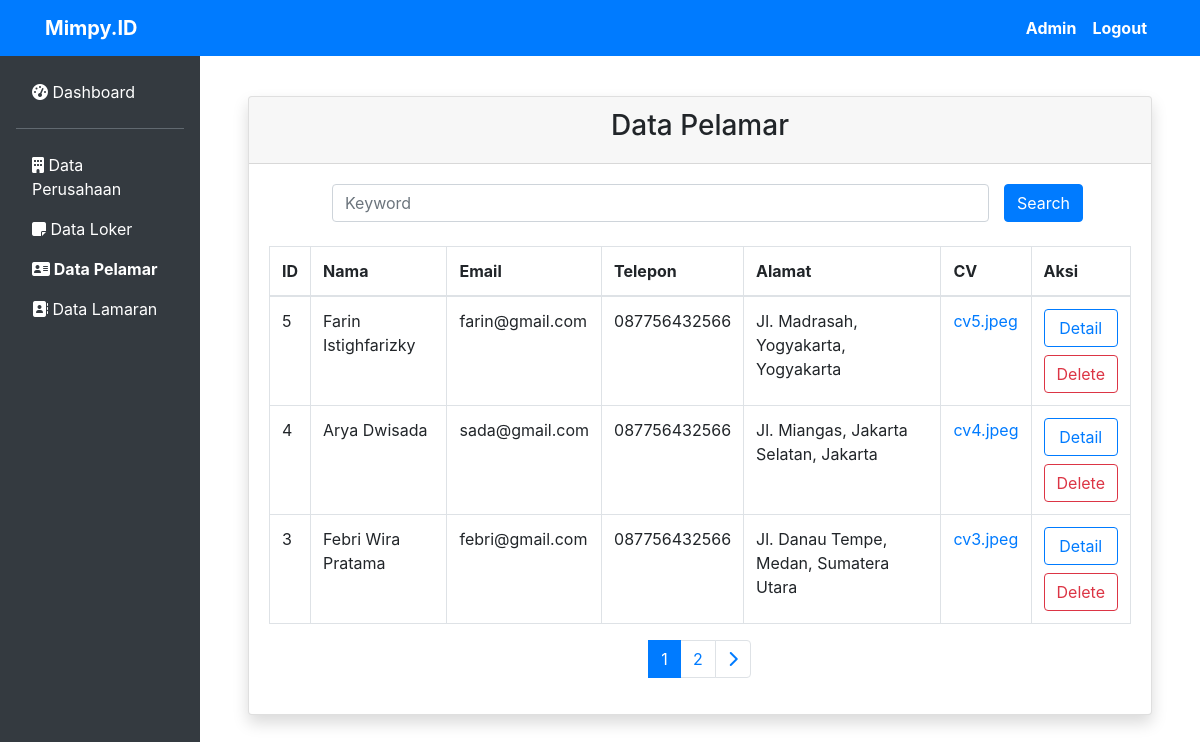
/data-pelamar.php (signed in), run on an earlier commit of the app's database.
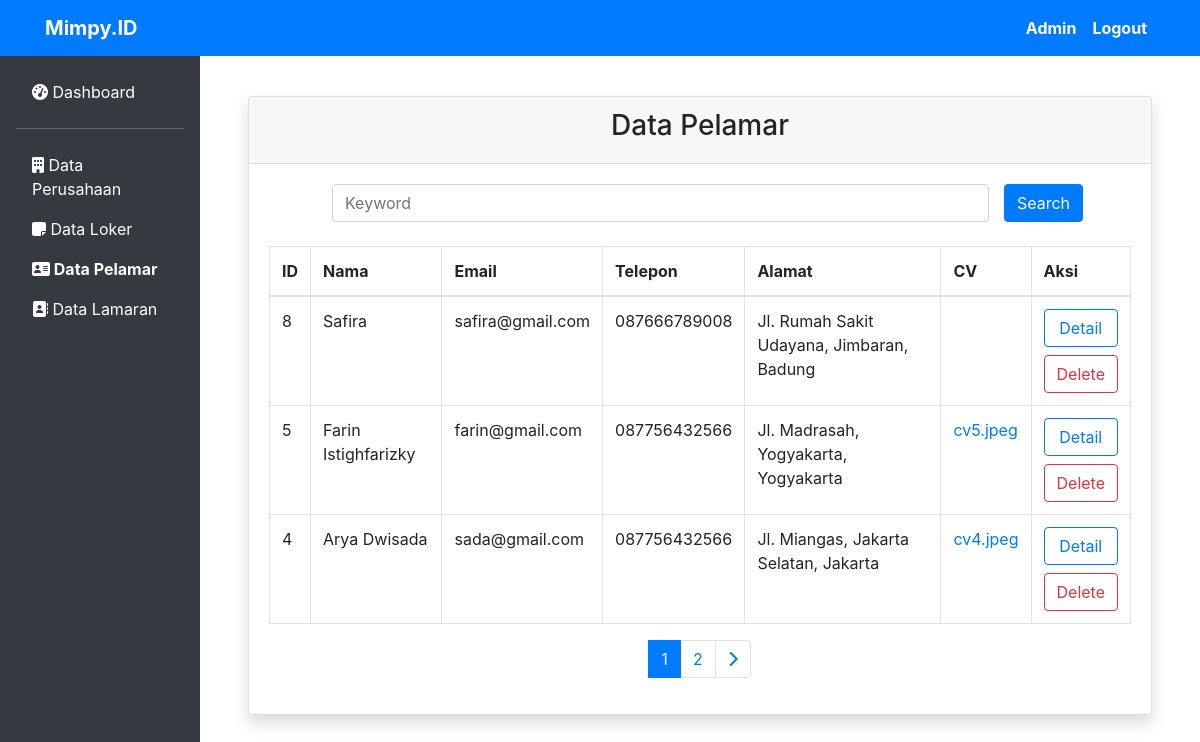
And on a later commit of the database.
### tables this page shows
CREATE TABLE `pelamar` (
  `id` int(11) NOT NULL,
  `nama` varchar(50) NOT NULL,
  `email` varchar(50) NOT NULL,
  `telp` varchar(20) NOT NULL,
  `gender` varchar(10) NOT NULL,
  `alamat` varchar(100) NOT NULL,
  `foto` text NOT NULL,
  `cv` text NOT NULL,
  `password` varchar(255) NOT NULL
);

### data-pelamar.php (the view, shortened to what the changed rows need)
<?php
require "db.php";
?>
<!DOCTYPE html>
<html lang="en">
<head>
  <?php require "headtags.php" ?>
</head>
<body>
  <div class="row no-gutters">
      <div class="col-md-10 p-5">
              <div class="card shadow mb-4">
              <div class="card-body">
                  <div class="table-responsive">
                      <table class="table table-bordered" id="dataTable" width="100%" cellspacing="0">
                      <thead>
                          <tr>
                              <th>ID</th>
                              <th>Nama</th>
                              <th>Email</th>
                              <th>Telepon</th>
                              <th>Alamat</th>
                              <th>CV</th>
                              <th>Aksi</th>
                          </tr>
                      </thead>
                      <tbody>
                          <?php
                          $jumlahDataPerHalaman = 3;
                          $jumlahData = mysqli_num_rows(mysqli_query($db,"SELECT * FROM pelamar"));
                          $jumlahHalaman = ceil($jumlahData / $jumlahDataPerHalaman);
                          if ( isset($_GET["page"])){
                              $halamanAktif = $_GET["page"];
                          }else{
                              $halamanAktif = 1;
                          }
                          $awalData = ( $jumlahDataPerHalaman * $halamanAktif ) - $jumlahDataPerHalaman;
                          $pelamar = mysqli_query($db,"SELECT * FROM pelamar order by id desc LIMIT $awalData, $jumlahDataPerHalaman");
                          ?>
                          <?php foreach ($pelamar as $data) : ?>
                              <tr>
                                  <td><?= $data["id"] ?></td>
                                  <td><?= $data["nama"] ?></td>
                                  <td><?= $data["email"] ?></td>
                                  <td><?= $data["telp"] ?></td>
                                  <td><?= $data["alamat"] ?></td>
                                  <td><a href="assets/cv/<?= $data['cv'] ?>"><?= $data['cv'] ?></a></td>
                                  <td>
                                      <a href="pelamar.php?id=<?= $data['id'] ?>" class="btn btn-outline-primary btn-block">Detail</a>
                                      <a href="hapus-pelamar.php?id=<?= $data['id'] ?>" onclick="return confirm('Apakah Anda Yakin Ingin Menghapus Data Pelamar ?')" class="btn btn-outline-danger btn-block">Delete</a>
                                  </td>
                              </tr>
                          <?php
                              endforeach;
                          ?>
                      </tbody>
                      </table>
                  </div>
                  <?php if (!isset($_POST["cari"])) : ?>
                    <div class="row">
                        <div class="col">
                            <nav aria-label="...">
                                <ul class="pagination justify-content-center">
                                    <?php for( $i = 1; $i <= $jumlahHalaman; $i++ ) : ?>
                                        <?php if( $i == $halamanAktif ) : ?>
                                            <li class="page-item active">
                                                <a class="page-link" href="?page=<?= $i; ?>"><?= $i; ?></a>
                                            </li>
                                        <?php else : ?>
                                            <li class="page-item">
                                                <a class="page-link" href="?page=<?= $i; ?>"><?= $i; ?></a>
                                            </li>
                                        <?php endif; ?>
                                    <?php endfor; ?>
                                </ul>
                            </nav>
                        </div>
                    </div>
                  <?php endif; ?>
              </div>
          </div>
      </div>
  </div>
</body>
</html>

What changed in the data, as far as the page shows it:
no longer on this page (row edited): pelamar: id "3", nama "Febri Wira Pratama", email "febri@gmail.com", telp "087756432566", alamat "Jl. Danau Tempe, Medan, Sumatera Utara", cv "cv3.jpeg"
added pelamar: id "8", nama "Safira", email "safira@gmail.com", telp "087666789008", alamat "Jl. Rumah Sakit Udayana, Jimbaran, Badung"
